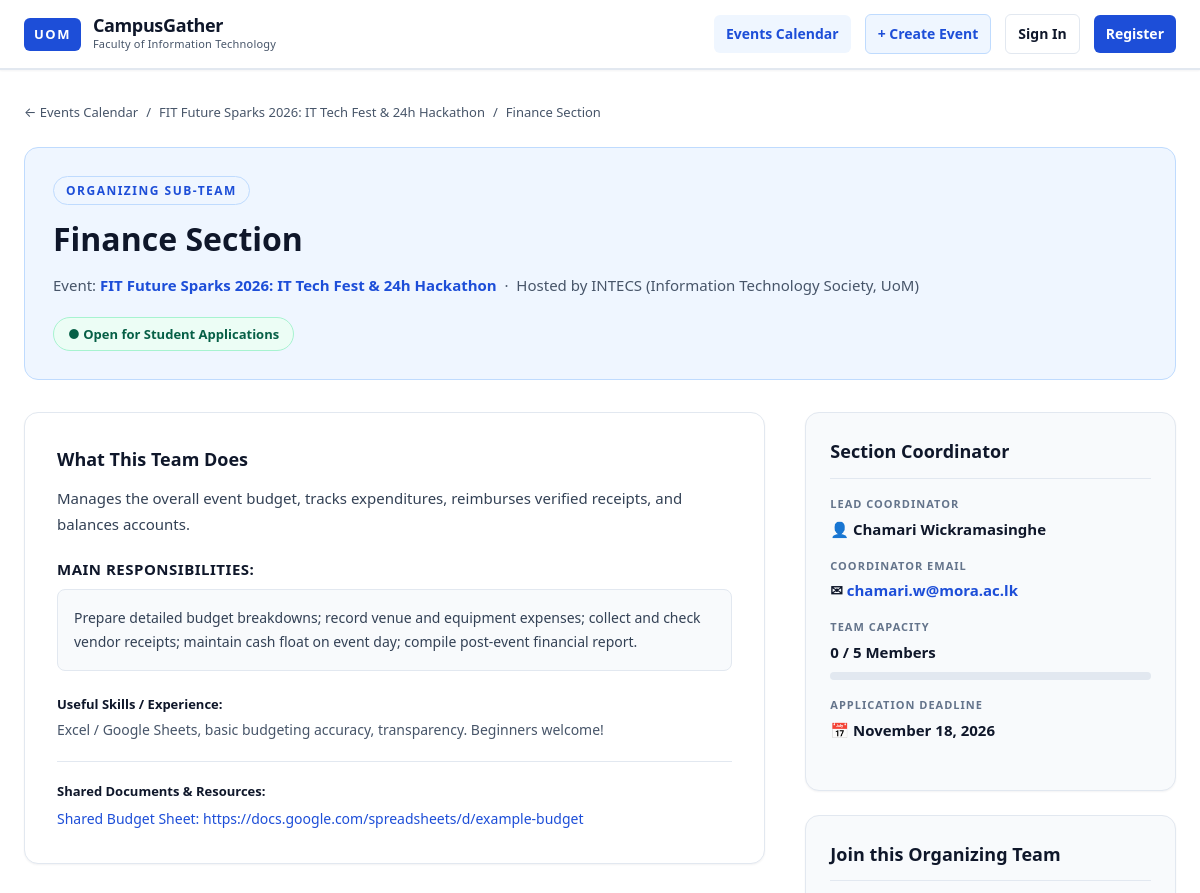
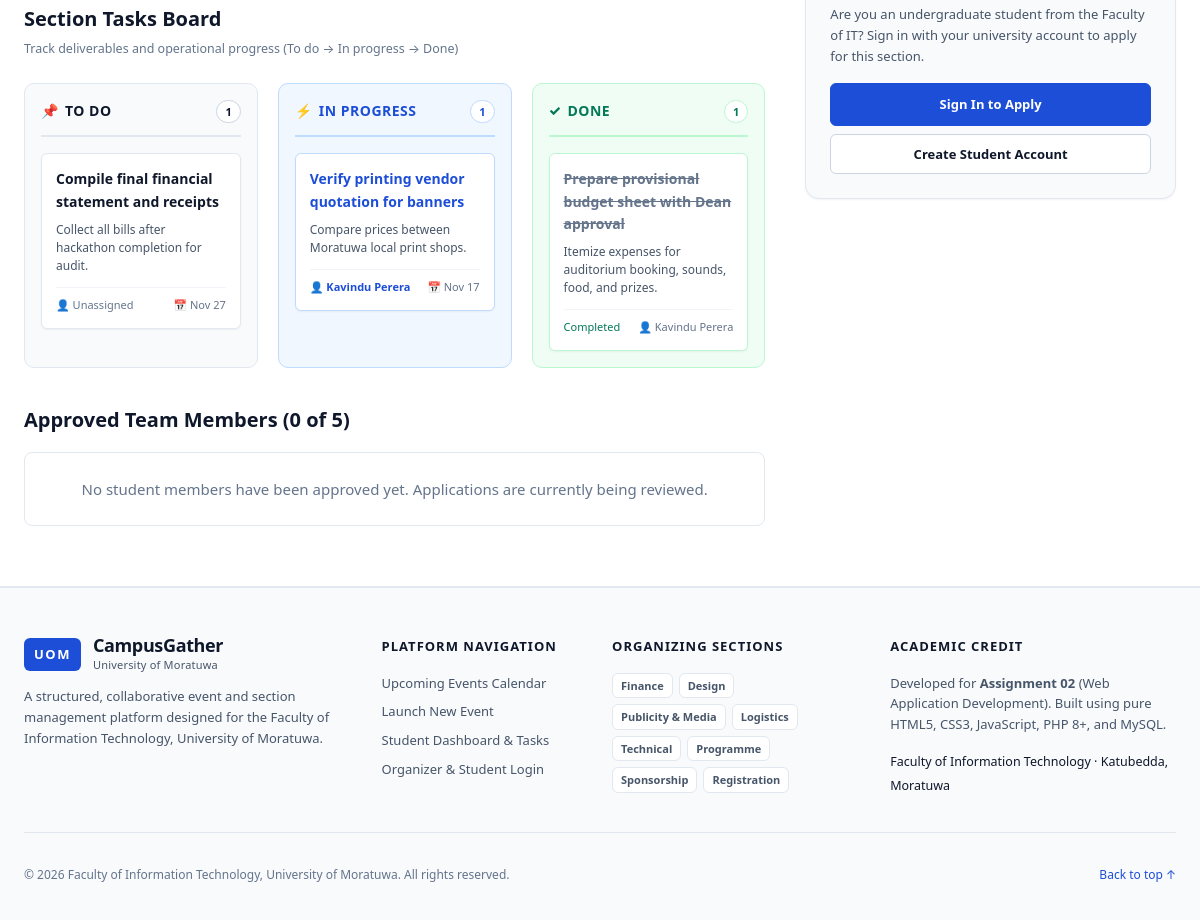
The app's page /section.php?id=1 with its own data (2 pictures, top to bottom).
### tables this page shows
CREATE TABLE sections (
    id INT UNSIGNED AUTO_INCREMENT PRIMARY KEY,
    event_id INT UNSIGNED NOT NULL,
    name VARCHAR(100) NOT NULL,
    description TEXT NOT NULL,
    leader_name VARCHAR(120) NOT NULL,
    leader_email VARCHAR(190) DEFAULT NULL,
    responsibilities TEXT NOT NULL,
    useful_skills VARCHAR(255) DEFAULT NULL,
    member_limit INT UNSIGNED DEFAULT 10,
    joining_status ENUM('Open', 'Closed') DEFAULT 'Open',
    resources TEXT DEFAULT NULL,
    created_at TIMESTAMP DEFAULT CURRENT_TIMESTAMP,
    FOREIGN KEY (event_id) REFERENCES events(id) ON DELETE CASCADE
);

CREATE TABLE events (
    id INT UNSIGNED AUTO_INCREMENT PRIMARY KEY,
    title VARCHAR(160) NOT NULL,
    category VARCHAR(50) NOT NULL,
    society VARCHAR(120) NOT NULL,
    starts_at DATETIME NOT NULL,
    venue VARCHAR(160) NOT NULL,
    organiser_name VARCHAR(120) NOT NULL,
    contact_email VARCHAR(190) NOT NULL,
    contact_phone VARCHAR(50) DEFAULT NULL,
    join_deadline DATE NOT NULL,
    status ENUM('Planning', 'Open for joining', 'In progress', 'Completed', 'Cancelled') DEFAULT 'Open for joining',
    description TEXT NOT NULL,
    created_by INT UNSIGNED NOT NULL,
    created_at TIMESTAMP DEFAULT CURRENT_TIMESTAMP,
    INDEX (starts_at),
    INDEX (category),
    INDEX (status),
    FOREIGN KEY (created_by) REFERENCES users(id) ON DELETE CASCADE
);

CREATE TABLE tasks (
    id INT UNSIGNED AUTO_INCREMENT PRIMARY KEY,
    section_id INT UNSIGNED NOT NULL,
    title VARCHAR(180) NOT NULL,
    description TEXT DEFAULT NULL,
    assigned_to_user_id INT UNSIGNED DEFAULT NULL,
    deadline DATE DEFAULT NULL,
    status ENUM('todo', 'in_progress', 'done') DEFAULT 'todo',
    created_at TIMESTAMP DEFAULT CURRENT_TIMESTAMP,
    FOREIGN KEY (section_id) REFERENCES sections(id) ON DELETE CASCADE,
    FOREIGN KEY (assigned_to_user_id) REFERENCES users(id) ON DELETE SET NULL
);

CREATE TABLE users (
    id INT UNSIGNED AUTO_INCREMENT PRIMARY KEY,
    name VARCHAR(120) NOT NULL,
    student_id VARCHAR(30) NOT NULL UNIQUE,
    email VARCHAR(190) NOT NULL UNIQUE,
    password_hash VARCHAR(255) NOT NULL,
    department VARCHAR(120) DEFAULT 'Faculty of Information Technology',
    role ENUM('student', 'admin') DEFAULT 'student',
    created_at TIMESTAMP DEFAULT CURRENT_TIMESTAMP
);

### section.php (the view, shortened to what the rows shown need)
<?php
require_once __DIR__ . '/includes/app.php';
$sectionId = (int)($_GET['id'] ?? 0);
$stmt = $db->prepare('
    SELECT s.*,
           e.title AS event_title, e.starts_at, e.join_deadline, e.status AS event_status, e.created_by AS event_created_by,
           e.society, e.venue, e.organiser_name
    FROM sections s
    JOIN events e ON s.event_id = e.id
    WHERE s.id = ?
');
$stmt->execute([$sectionId]);
$section = $stmt->fetch();
$membersStmt = $db->prepare('
    SELECT u.id, u.name, u.student_id, u.email, u.department, sm.applied_at
    FROM section_members sm
    JOIN users u ON sm.user_id = u.id
    WHERE sm.section_id = ? AND sm.status = "approved"
    ORDER BY u.name ASC
');
$membersStmt->execute([$sectionId]);
$members = $membersStmt->fetchAll();
$approvedCount = count($members);
$tasksStmt = $db->prepare('
    SELECT t.*, u.name AS assignee_name, u.student_id AS assignee_student_id
    FROM tasks t
    LEFT JOIN users u ON t.assigned_to_user_id = u.id
    WHERE t.section_id = ?
    ORDER BY t.deadline ASC, t.id ASC
');
$tasksStmt->execute([$sectionId]);
$allTasks = $tasksStmt->fetchAll();
$tasksByStatus = ['todo' => [], 'in_progress' => [], 'done' => []];
foreach ($allTasks as $t) {
    $st = in_array($t['status'], ['todo', 'in_progress', 'done'], true) ? $t['status'] : 'todo';
    $tasksByStatus[$st][] = $t;
}
$deadline = new DateTime($section['join_deadline']);
?>
<div class="breadcrumb">
    <a href="index.php">← Events Calendar</a>
    <span>/</span>
    <a href="event.php?id=<?=$section['event_id']?>"><?=h($section['event_title'])?></a>
    <span>/</span>
    <span><?=h($section['name'])?> Section</span>
</div>
<div class="section-detail-header">
    <div style="display:flex; justify-content:space-between; align-items:flex-start; gap:20px; flex-wrap:wrap;">
        <div>
            <span class="eyebrow">ORGANIZING SUB-TEAM</span>
            <h1><?=h($section['name'])?> Section</h1>
            <p style="font-size:15px; color:#475569; margin:4px 0 0;">
                Event: <a href="event.php?id=<?=$section['event_id']?>" style="font-weight:700; color:#1d4ed8;"><?=h($section['event_title'])?></a>
                &nbsp;·&nbsp; Hosted by <?=h($section['society'])?>
            </p>
        </div>
    </div>
</div>
<div class="detail-layout">
    <div class="detail-main">
        <div class="form-card" style="margin-bottom:32px;">
            <h2 style="font-size:18px; font-weight:800; margin:0 0 12px; color:#0f172a;">What This Team Does</h2>
            <p style="font-size:15px; color:#334155; line-height:1.7; margin:0 0 20px;"><?=nl2br(h($section['description']))?></p>
            <h3 style="font-size:15px; font-weight:800; margin:0 0 8px; color:#0f172a; text-transform:uppercase; letter-spacing:0.5px;">Main Responsibilities:</h3>
            <div style="background:#f8fafc; border:1px solid #e2e8f0; border-radius:8px; padding:16px; font-size:14px; color:#334155; line-height:1.7;">
                <?=nl2br(h($section['responsibilities']))?>
            </div>
            <?php if (!empty($section['useful_skills'])): ?>
                <div style="margin-top:20px;">
                    <strong style="font-size:13px; color:#0f172a;">Useful Skills / Experience:</strong>
                    <p style="margin:4px 0 0; font-size:14px; color:#475569;"><?=h($section['useful_skills'])?></p>
                </div>
            <?php endif; ?>
            <?php if (!empty($section['resources'])): ?>
                <div style="margin-top:20px; border-top:1px solid #e2e8f0; padding-top:16px;">
                    <strong style="font-size:13px; color:#0f172a;">Shared Documents & Resources:</strong>
                    <p style="margin:6px 0 0; font-size:14px; color:#1d4ed8; word-break:break-all;">
                        <?=nl2br(h($section['resources']))?>
                    </p>
                </div>
            <?php endif; ?>
        </div>
        <div style="margin-bottom:36px;">
            <div style="display:flex; justify-content:space-between; align-items:center; margin-bottom:16px;">
                <div>
                    <h2 style="font-size:20px; font-weight:800; margin:0; color:#0f172a;">Section Tasks Board</h2>
                </div>
            </div>
            <div class="kanban-board">
                <div class="kanban-col">
                    <div class="task-list">
                        <?php if (empty($tasksByStatus['todo'])): ?>
                            <p style="font-size:12px; color:#94a3b8; text-align:center; padding:16px 0;">No pending tasks</p>
                        <?php else: ?>
                            <?php foreach ($tasksByStatus['todo'] as $task): ?>
                                <div class="task-card">
                                    <h4 class="task-title"><?=h($task['title'])?></h4>
                                    <?php if (!empty($task['description'])): ?>
                                        <p class="task-desc"><?=h($task['description'])?></p>
                                    <?php endif; ?>
                                    <div class="task-footer">
                                        <span>👤 <?=h($task['assignee_name'] ?? 'Unassigned')?></span>
                                        <?php if (!empty($task['deadline'])): ?>
                                            <span>📅 <?=h((new DateTime($task['deadline']))->format('M d'))?></span>
                                        <?php endif; ?>
                                    </div>
                                </div>
                            <?php endforeach; ?>
                        <?php endif; ?>
                    </div>
                </div>
                <div class="kanban-col" style="background:#f0f7ff; border-color:#bfdbfe;">
                    <div class="task-list">
                        <?php if (empty($tasksByStatus['in_progress'])): ?>
                            <p style="font-size:12px; color:#94a3b8; text-align:center; padding:16px 0;">No tasks currently active</p>
                        <?php else: ?>
                            <?php foreach ($tasksByStatus['in_progress'] as $task): ?>
                                <div class="task-card" style="border-color:#bfdbfe;">
                                    <h4 class="task-title" style="color:#1d4ed8;"><?=h($task['title'])?></h4>
                                    <?php if (!empty($task['description'])): ?>
                                        <p class="task-desc"><?=h($task['description'])?></p>
                                    <?php endif; ?>
                                    <div class="task-footer">
                                        <span class="task-assignee">👤 <?=h($task['assignee_name'] ?? 'Unassigned')?></span>
                                        <?php if (!empty($task['deadline'])): ?>
                                            <span>📅 <?=h((new DateTime($task['deadline']))->format('M d'))?></span>
                                        <?php endif; ?>
                                    </div>
                                </div>
                            <?php endforeach; ?>
                        <?php endif; ?>
                    </div>
                </div>
                <div class="kanban-col" style="background:#f0fdf4; border-color:#bbf7d0;">
                    <div class="task-list">
                        <?php if (empty($tasksByStatus['done'])): ?>
                            <p style="font-size:12px; color:#94a3b8; text-align:center; padding:16px 0;">No completed tasks yet</p>
                        <?php else: ?>
                            <?php foreach ($tasksByStatus['done'] as $task): ?>
                                <div class="task-card" style="border-color:#bbf7d0;">
                                    <h4 class="task-title" style="text-decoration:line-through; color:#64748b;"><?=h($task['title'])?></h4>
                                    <?php if (!empty($task['description'])): ?>
                                        <p class="task-desc"><?=h($task['description'])?></p>
                                    <?php endif; ?>
                                    <div class="task-footer">
                                        <span style="color:#047857;">Completed</span>
                                        <span>👤 <?=h($task['assignee_name'] ?? 'Member')?></span>
                                    </div>
                                </div>
                            <?php endforeach; ?>
                        <?php endif; ?>
                    </div>
                </div>
            </div>
        </div>
        <div>
            <h2 style="font-size:20px; font-weight:800; margin:0 0 16px; color:#0f172a;">
                Approved Team Members (<?=$approvedCount?> of <?=$section['member_limit']?>)
            </h2>
            <?php if (empty($members)): ?>
                <div style="background:#ffffff; border:1px solid #e2e8f0; border-radius:8px; padding:24px; text-align:center; color:#64748b;">
                    No student members have been approved yet. Applications are currently being reviewed.
                </div>
            <?php endif; ?>
        </div>
    </div>
    <aside>
        <div class="sidebar-card" style="margin-bottom:24px;">
            <div class="sidebar-data-list">
                <div class="sidebar-data-item">
                    <label>Lead Coordinator</label>
                    <div class="value">
                        👤 <?=h($section['leader_name'])?>
                    </div>
                </div>
                <?php if (!empty($section['leader_email'])): ?>
                    <div class="sidebar-data-item">
                        <label>Coordinator Email</label>
                        <div class="value">
                            ✉ <a href="mailto:<?=h($section['leader_email'])?>"><?=h($section['leader_email'])?></a>
                        </div>
                    </div>
                <?php endif; ?>
                <div class="sidebar-data-item">
                    <label>Team Capacity</label>
                    <div class="value">
                        <strong><?=$approvedCount?></strong> / <?=$section['member_limit']?> Members
                        <div style="background:#e2e8f0; border-radius:999px; height:8px; width:100%; margin-top:8px; overflow:hidden;">
                        </div>
                    </div>
                </div>
                <div class="sidebar-data-item">
                    <label>Application Deadline</label>
                    <div class="value">
                        📅 <?=h($deadline->format('F d, Y'))?>
                    </div>
                </div>
            </div>
        </div>
    </aside>
</div>

### records on screen
sections: event.title "FIT Future Sparks 2026: IT Tech Fest & 24h Hackathon", name "Finance", event.society "INTECS (Information Technology Society, UoM)", description "Manages the overall event budget, tracks expenditures, reimburses verified receipts, and balances accounts.", responsibilities "Prepare detailed budget breakdowns; record venue and equipment expenses; collect and check vendor receipts; maintain cash float on event day; compile post-event financial report.", useful_skills "Excel / Google Sheets, basic budgeting accuracy, transparency. Beginners welcome!", resources "Shared Budget Sheet: https://docs.google.com/spreadsheets/d/example-budget", member_limit "5", leader_name "Chamari Wickramasinghe", leader_email "chamari.w@mora.ac.lk", event.join_deadline "November 18, 2026"
tasks: title "Compile final financial statement and receipts", description "Collect all bills after hackathon completion for audit.", assignee_name "Unassigned", deadline "Nov 27"
tasks: title "Verify printing vendor quotation for banners", description "Compare prices between Moratuwa local print shops.", assigned_to_user.name "Kavindu Perera", deadline "Nov 17"
tasks: title "Prepare provisional budget sheet with Dean approval", description "Itemize expenses for auditorium booking, sounds, food, and prizes.", assigned_to_user.name "Kavindu Perera"

### other values on screen
count($tasksByStatus['todo']) "1"
count($tasksByStatus['in_progress']) "1"
count($tasksByStatus['done']) "1"
$approvedCount "0"
